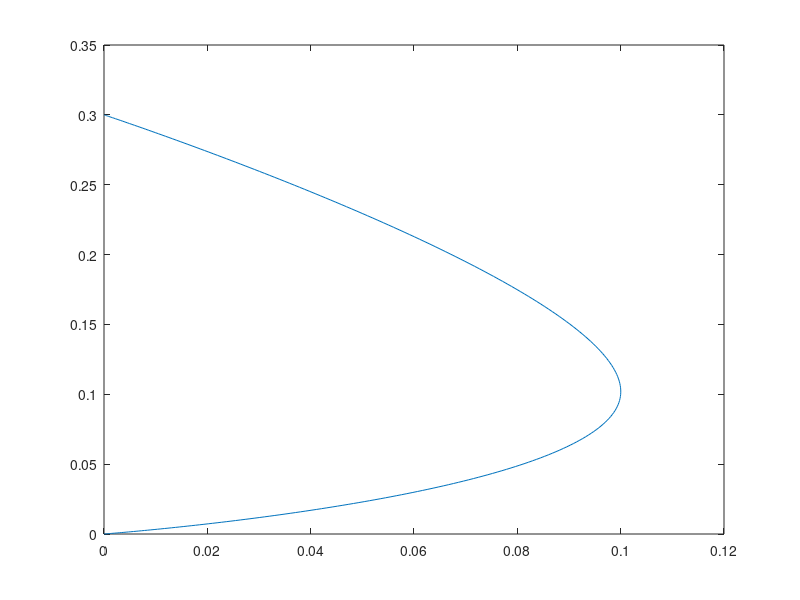

Write MATLAB code to recreate this figure.

close all

%% Data

dt = 0.01;          % Step time
T = 3;              % Time of the experiment
N = T / dt;         % Number of steps
kv = 0.1;           
lamda = 0;
tau = 50*10^(-3);   %constante de temps
dim  = 14;        %dimension des matrices
nb_of_simu = 10;
%x = [x x' y y' Fx Fy x* x'* y* y'* Fextx Fexty] 
xi = [0 0 0 0 0 0 0 0 0.3 0 0 0];
xdev=0.1;
ydev=0.1;
xobs = [xdev ydev];


w1=10;
w2=10;        
w3=1;
w4=1;
w5=1000;
w6=1000;
 

% Initialization

A = eye(dim);
B = zeros(dim,2);

A(1,2) = dt;A(2,2) = 1-dt*kv;A(2,5) = dt;A(3,4) = dt;
A(4,4) = 1-dt*kv;A(4,6) = dt;A(5,5) = 1-dt/tau;
A(6,6) = 1-dt/tau; 

B(5,1) = dt/tau;B(5,2) = (lamda*dt)/tau;B(6,1) = (lamda*dt)/tau;B(6,2) = dt/tau;

Q = zeros(dim);
Q(1,1) = w1; Q(2,2) = w3; Q(3,3) = w2; Q(4,4) = w4;
Q(7,7) = w1; Q(8,8) = w3; Q(9,9) = w2; Q(10,10) = w4;
Q(1,7) = -w1; Q(2,8) = -w3; Q(3,9) = -w2; Q(4,10) = -w4;
Q(7,1) = -w1; Q(8,2) = -w3; Q(9,3) = -w2; Q(10,4) = -w4;
Qdev = zeros(dim);
Qdev(1,1)  = w5;Qdev(3,3)  = w6;Qdev(1,13) = -w5;Qdev(3,14) = -w6;
Qdev(13,1) = -w5;Qdev(14,3) = -w6;Qdev(13,13) = w5;Qdev(14,14) = w6;

R = eye(2)*10^(-5);    
H = eye(dim);        

S     = zeros(dim,dim,N);
L     = zeros(2,dim,N);
Sigma = zeros(dim,dim,N);
K     = zeros(dim,dim,N);                     
u     = zeros(2,N,nb_of_simu);   % Control variable matrix
x     = zeros(dim,N,nb_of_simu);
xstar   = zeros(dim,N,nb_of_simu); % x with feedback control(FB)



% Noise proportionnal to B according to the document
Omegaxsi = 0.1*(B*B');                     
Omegaw = 0.1*max(max(Omegaxsi))*eye(dim);  

% Initial condition
S(:,:,N) = Q;
s = 0;
Sigma(:,:,1) = Omegaw;



% Model computation

for i=N-1:-1:1
    L(:,:,i) = (R+B.'*S(:,:,i+1)*B)\(B.'*S(:,:,i+1)*A);
    S(:,:,i) =  A'*S(:,:,i+1)*(A-B*L(:,:,i));
    if i = 150
      S(:,:,i) = S(:,:,i) +Qdev;
      end
    end
    s = s + trace(S(:,:,i+1)+Omegaxsi);

for p = 1:nb_of_simu
    % Initialization
    xstar(:,1,p) = reshape([xi xobs],14,1,1);    
    x(:,1,p) = [xi xobs];
    
    for k=1:N-1
        % Generation of the sensory and motor noises% remettre les bruits 
        %motor_noise = mvnrnd(zeros(dim,1),Omegaxsi)';
        %sensory_noise = mvnrnd(zeros(dim,1),Omegaw)'; 
        % Kalman controller
        K(:,:,k) = (A*Sigma(:,:,k)*H')/(H*Sigma(:,:,k)*H' + Omegaw);
        Sigma(:,:,k+1) = Omegaxsi*25 + (A - K(:,:,k)*H)*Sigma(:,:,k)*A';
        u(:,k,p) = -L(:,:,k)*xstar(:,k,p);
        %Calcul de la matrice des variables d'�tats
        y = H*x(:,k,p); %+ sensory_noise;
        %Calcul de l'�tat suivant de x en consid�rant qu'il y avait un contr�le de r�troaction 
        x(:,k+1,p) = A*x(:,k,p) + B*u(:,k,p) ;%+ motor_noise;
        %Calcul de x avec la commande de r�troaction
        xstar(:,k+1,p) = A*xstar(:,k,p) + B*u(:,k,p) + K(:,:,k)*(y - H*xstar(:,k,p));
        
    end
end

plot(x(1,:,1),x(3,:,1))